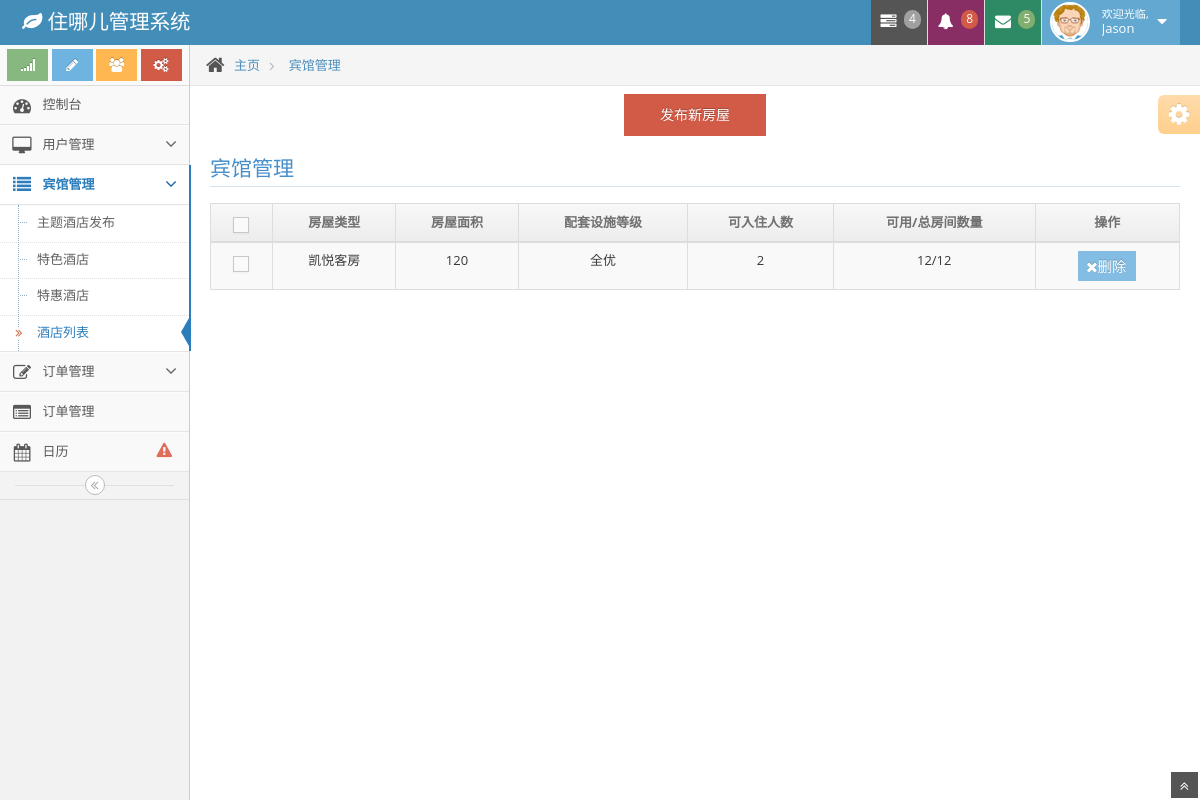
The app's page /view/roomList.php?id=2 with its own data.
### tables this page shows
CREATE TABLE `room` (
  `id` int(11) NOT NULL,
  `hotelId` int(10) NOT NULL COMMENT '酒店id',
  `type` varchar(100) NOT NULL COMMENT '房屋类型',
  `znecancelPrice` int(10) NOT NULL DEFAULT '0' COMMENT '住哪儿可取消价格',
  `znePrice` int(10) NOT NULL DEFAULT '0' COMMENT '住哪儿不可取消价格',
  `delegatecancelPrice` int(10) NOT NULL DEFAULT '0' COMMENT '代理可取消价格',
  `delegatePrice` int(10) NOT NULL DEFAULT '0' COMMENT '代理不可取消价格',
  `hasWindow` int(1) NOT NULL DEFAULT '1' COMMENT '有无窗户：默认有',
  `hasWifi` int(1) NOT NULL DEFAULT '1' COMMENT '有无wifi：默认有',
  `equipmentCondtion` varchar(20) NOT NULL COMMENT '配套设施情况',
  `floor` varchar(100) NOT NULL DEFAULT '1' COMMENT '楼层：默认1楼',
  `square` int(4) NOT NULL COMMENT '面积：平米',
  `bedScale` varchar(10) NOT NULL COMMENT '床大小',
  `availablePerson` int(3) NOT NULL COMMENT '可入住人数',
  `roomCount` int(3) NOT NULL COMMENT '总房间数量',
  `otherInfo` varchar(200) NOT NULL COMMENT '其他信息',
  `count` int(10) NOT NULL COMMENT '可用房屋数量',
  `image1` varchar(100) NOT NULL COMMENT '房屋附图1',
  `image2` varchar(100) NOT NULL COMMENT '房屋附图2',
  `image3` varchar(100) NOT NULL COMMENT '房屋附图3',
  `image4` varchar(100) NOT NULL COMMENT '房屋附图4',
  `image5` varchar(100) NOT NULL COMMENT '房屋附图5'
);

### model/PdoMySQL.class.php (called while the page is built, shortened)
<?php
class PdoMySQL{
	public static $config=array();
	public static $link=null;
	public static $PDOStatement=null;
	public static $queryStr=null;
	public function __construct($dbConfig=''){
		if(!is_array($dbConfig)){
			$dbConfig=array(
			'hostname'=>DB_HOST,
			'username'=>DB_USER,
			'password'=>DB_PWD,
			'database'=>DB_NAME,
			'hostport'=>DB_PORT,
			'dbms'=>DB_TYPE,
			'dsn'=>DB_TYPE.":host=".DB_HOST.";dbname=".DB_NAME
			);
		}
		self::$config=$dbConfig;
		if(empty(self::$config['params']))self::$config['params']=array();
		if(!isset(self::$link)){
			$configs=self::$config;
			try{
				self::$link=new PDO($configs['dsn'],$configs['username'],$configs['password'],$configs['params']);
			}catch(PDOException $e){
				self::throw_exception($e->getMessage());
			}
			self::$link->exec('SET NAMES '.DB_CHARSET);
		}
	}
	public static function getAll($sql=null){
		if($sql!=null){
			self::query($sql);
		}
		$result=self::$PDOStatement->fetchAll(constant("PDO::FETCH_ASSOC"));
		return $result;
	}
	public static function find($tables,$where=null,$fields='*',$group=null,$having=null,$order=null,$limit=null){
		$sql='SELECT '.self::parseFields($fields).' FROM '.'`'.$tables.'`'
		.self::parseWhere($where)
		.self::parseGroup($group)
		.self::parseHaving($having)
		.self::parseOrder($order)
		.self::parseLimit($limit);
		$dataAll=self::getAll($sql);
		return $dataAll;
	}
	public static function parseWhere($where){
		$whereStr='';
		if(is_string($where)&&!empty($where)){
			$whereStr=$where;
		}
		return empty($whereStr)?'':' WHERE '.$whereStr;
	}
	public static function parseGroup($group){
		$groupStr='';
		return empty($groupStr)?'':$groupStr;
	}
	public static function parseHaving($having){
		$havingStr='';
		return $havingStr;
	}
	public static function parseOrder($order){
		$orderStr='';
		return $orderStr;
	}
	public static function parseLimit($limit){
		$limitStr='';
		return $limitStr;
	}
	public static function parseFields($fields){
		if(is_array($fields)){
			array_walk($fields,array('PdoMySQL','addSpecialChar'));
			$fieldsStr=implode(',',$fields);
		}elseif(is_string($fields)&&!empty($fields)){
			if(strpos($fields,'`')===false){
				$fields=explode(',',$fields);
				array_walk($fields,array('PdoMySQL','addSpecialChar'));
				$fieldsStr=implode(',',$fields);
			}else{
				$fieldsStr=$fields;
			}
		}else{
			$fieldsStr='*';
		}
		return $fieldsStr;
	}
	public static function addSpecialChar(&$value){
		return $value;
	}
	public static function query($sql=''){
		$link=self::$link;
		self::$queryStr=$sql;
		self::$PDOStatement=$link->prepare(self::$queryStr);
		$res=self::$PDOStatement->execute();
		return $res;
	}
	public static function haveErrorThrowException(){
		$obj=empty(self::$PDOStatement)?self::$link: self::$PDOStatement;
		$arrError=$obj->errorInfo();
	}
}
?>

### view/roomList.php (the view, shortened to what this page needs)
<!DOCTYPE html>
<html lang="en">
<head>
    <link href="assets/css/bootstrap.min.css" rel="stylesheet" />
    <link rel="stylesheet" href="assets/css/font-awesome.min.css" />
    <link rel="stylesheet" href="assets/css/ace.min.css" />
    <link rel="stylesheet" href="assets/css/ace-rtl.min.css" />
    <link rel="stylesheet" href="assets/css/ace-skins.min.css" />
</head>
<body>
<div class="navbar navbar-default" id="navbar">
    <div class="navbar-container" id="navbar-container">
        <div class="navbar-header pull-left">
            <a href="#" class="navbar-brand">
                <small>
                    <i class="icon-leaf"></i>
                    住哪儿管理系统
                </small>
            </a>
        </div>
        <div class="navbar-header pull-right" role="navigation">
            <ul class="nav ace-nav">
                <li class="grey">
                    <a data-toggle="dropdown" class="dropdown-toggle" href="#">
                        <i class="icon-tasks"></i>
                        <span class="badge badge-grey">4</span>
                    </a>
                </li>
                <li class="purple">
                    <a data-toggle="dropdown" class="dropdown-toggle" href="#">
                        <i class="icon-bell-alt icon-animated-bell"></i>
                        <span class="badge badge-important">8</span>
                    </a>
                </li>
                <li class="green">
                    <a data-toggle="dropdown" class="dropdown-toggle" href="#">
                        <i class="icon-envelope icon-animated-vertical"></i>
                        <span class="badge badge-success">5</span>
                    </a>
                </li>
                <li class="light-blue">
                    <a data-toggle="dropdown" href="#" class="dropdown-toggle">
                        <img class="nav-user-photo" src="assets/avatars/user.jpg" alt="Jason's Photo" />
								<span class="user-info">
									<small>欢迎光临,</small>
									Jason
								</span>
                        <i class="icon-caret-down"></i>
                    </a>
                </li>
            </ul>
        </div>
    </div>
</div>
<div class="main-container" id="main-container">
    <div class="main-container-inner">
        <div class="sidebar" id="sidebar">
            <div class="sidebar-shortcuts" id="sidebar-shortcuts">
                <div class="sidebar-shortcuts-large" id="sidebar-shortcuts-large">
                    <button class="btn btn-success">
                        <i class="icon-signal"></i>
                    </button>
                    <button class="btn btn-info">
                        <i class="icon-pencil"></i>
                    </button>
                    <button class="btn btn-warning">
                        <i class="icon-group"></i>
                    </button>
                    <button class="btn btn-danger">
                        <i class="icon-cogs"></i>
                    </button>
                </div>
            </div>
            <ul class="nav nav-list">
                <li>
                    <a href="index.php">
                        <i class="icon-dashboard"></i>
                        <span class="menu-text"> 控制台 </span>
                    </a>
                </li>
                <li>
                    <a href="#" class="dropdown-toggle">
                        <i class="icon-desktop"></i>
                        <span class="menu-text"> 用户管理</span>
                        <b class="arrow icon-angle-down"></b>
                    </a>
                </li>
                <li class="active open">
                    <a href="#" class="dropdown-toggle">
                        <i class="icon-list"></i>
                        <span class="menu-text"> 宾馆管理</span>
                        <b class="arrow icon-angle-down"></b>
                    </a>
                    <ul class="submenu">
                        <li>
                            <a href="newHotel.php">
                                主题酒店发布
                            </a>
                        </li>
                        <li>
                            <a href="specicalHotel.php">
                                特色酒店
                            </a>
                        </li>
                        <li>
                            <a href="cheapHotel.php">
                                特惠酒店
                            </a>
                        </li>
                        <li class="active">
                            <a href="hotelList.php">
                                <i class="icon-double-angle-right"></i>
                                酒店列表
                            </a>
                        </li>
                    </ul>
                </li>
                <li>
                    <a href="#" class="dropdown-toggle">
                        <i class="icon-edit"></i>
                        <span class="menu-text"> 订单管理 </span>
                        <b class="arrow icon-angle-down"></b>
                    </a>
                </li>
                <li>
                    <a href="widgets.html">
                        <i class="icon-list-alt"></i>
                        <span class="menu-text"> 订单管理 </span>
                    </a>
                </li>
                <li>
                    <a href="calendar.html">
                        <i class="icon-calendar"></i>
								<span class="menu-text">
									日历
									<span class="badge badge-transparent tooltip-error" title="2&nbsp;Important&nbsp;Events">
										<i class="icon-warning-sign red bigger-130"></i>
									</span>
								</span>
                    </a>
                </li>
            </ul>
            <div class="sidebar-collapse" id="sidebar-collapse">
                <i class="icon-double-angle-left" data-icon1="icon-double-angle-left" data-icon2="icon-double-angle-right"></i>
            </div>
        </div>
        <div class="main-content">
            <div class="breadcrumbs" id="breadcrumbs">
                <ul class="breadcrumb">
                    <li>
                        <i class="icon-home home-icon"></i>
                        <a href="account.php">主页</a>
                    </li>
                    <li class="active">
                        <a href="account.php">宾馆管理</a>
                    </li>
                </ul>
            </div>
            <div class="page-content">
                <div class="row">
                    <div class="col-xs-12">
                        <div class="row">
                            <div class="col-xs-5"></div>
                            <?php
                                echo '<div class="col-xs-2"><a class="btn btn-danger btn-block" href="newRoom.php?';
                                echo 'name='.$_REQUEST["name"].'&id='.$_REQUEST["id"].'&wifi='.$_REQUEST["wifi"].'&equipment='.$_REQUEST["equipment"].'">发布新房屋</a></div>';
                            ?>
                            <div class="col-xs-5"></div>
                            <div class="col-xs-12">
                                <h3 class="header smaller lighter blue">宾馆管理</h3>
                                <div class="table-responsive">
                                    <table id="sample-table-2" class="table table-striped table-bordered table-hover">
                                        <thead>
                                        <tr>
                                            <th class="center">
                                                <label>
                                                    <span class="lbl"></span>
                                                </label>
                                            </th>
                                            <th class="center">房屋类型</th>
                                            <th class="center">房屋面积</th>
                                            <th class="hidden-480 center">配套设施等级</th>
                                            <th class="hidden-480 center">可入住人数</th>
                                            <th class="center">可用/总房间数量</th>
                                            <th class="center">操作</th>
                                        </tr>
                                        </thead>
                                        <tbody>
                                        <?php
                                        require_once '../model/PdoMySQL.class.php';
                                        $pdoMysql = new PdoMySQL();
                                        $allrows = $pdoMysql->find("room","hotelId='{$_REQUEST["id"]}'");
                                        foreach($allrows as $row){
                                            echo '<tr>';
                                            echo '<td class="center">';
                                            echo '<label>';
                                            echo '<span class="lbl"></span>';
                                            echo '</label>';
                                            echo '</td>';
                                            echo '<td class="center" id="hotelName">'.$row["type"].'</td>';
                                            echo '<td class="hidden-480 center">'.$row["square"].'</td>';
                                            echo '<td class=" center">'.$row["equipmentCondtion"].'</td>';
                                            echo '<td class="hidden-480 center">'.$row["availablePerson"].'</td>';
                                            echo '<td class=" hidden-480 center">'.$row["count"].'/'.$row["roomCount"].'</td>';
                                            echo '<td class="center">';
                                            echo '<div class="visible-md visible-lg hidden-sm hidden-xs action-buttons">';
                                            echo '<a  class="btn btn-xs btn-info" href="../controller/roomOperator.php?id='.$row["id"].'" role="button"><i class="icon-remove bigger-120">删除</i></a>';
                                            echo '</div>';
                                            echo '</td>';
                                            echo '</tr>';
                                        }
                                        ?>
                                        </tbody>
                                    </table>
                                </div>
                            </div>
                        </div>
                    </div>
                </div>
            </div>
        </div>
        <div class="ace-settings-container" id="ace-settings-container">
            <div class="btn btn-app btn-xs btn-warning ace-settings-btn" id="ace-settings-btn">
                <i class="icon-cog bigger-150"></i>
            </div>
        </div>
    </div>
    <a href="#" id="btn-scroll-up" class="btn-scroll-up btn btn-sm btn-inverse">
        <i class="icon-double-angle-up icon-only bigger-110"></i>
    </a>
</div>
</body>
</html>

### records on screen
room: type "凯悦客房", square "120", equipmentCondtion "全优", availablePerson "2", count "12", roomCount "12"
